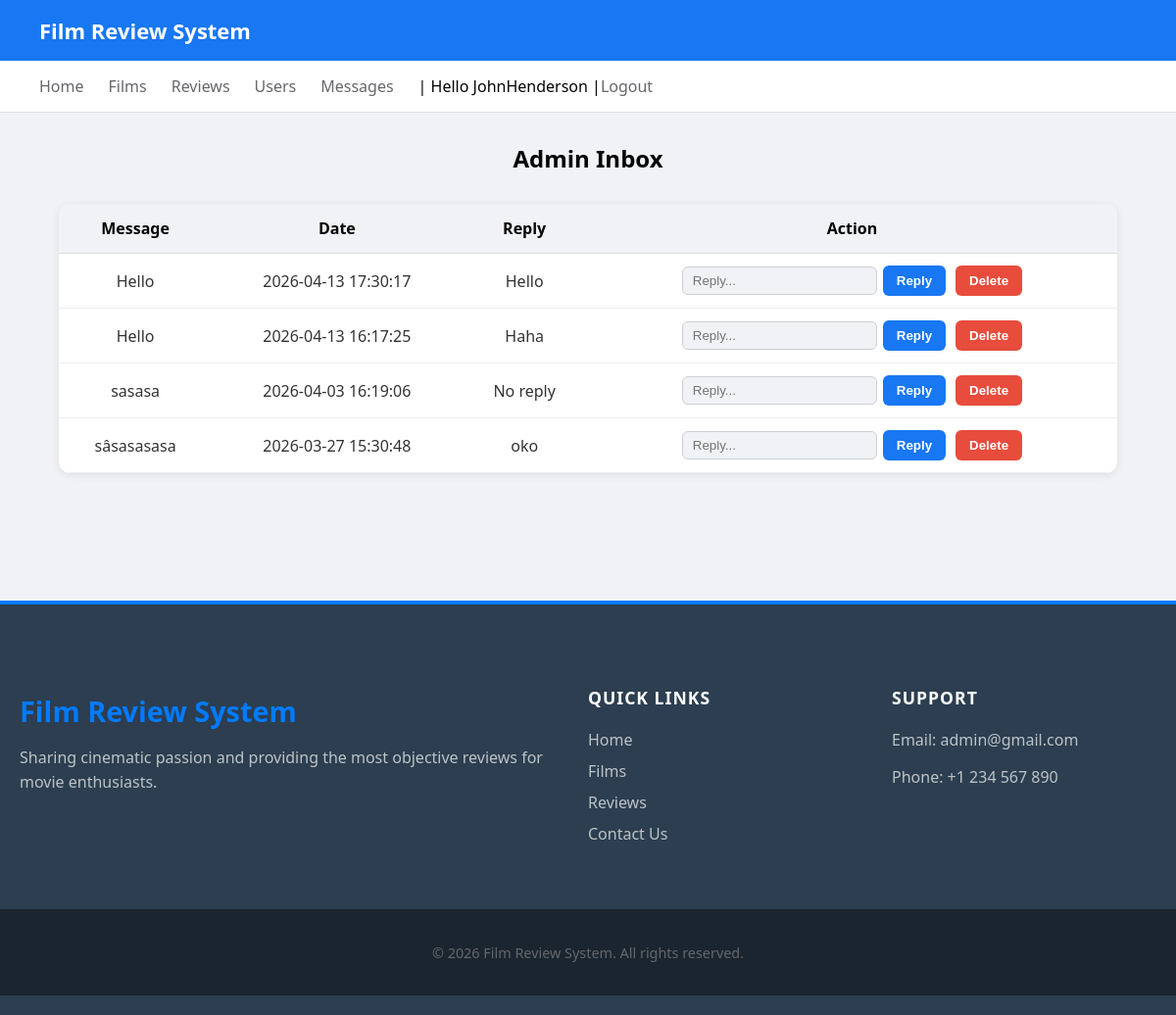
Page /cw/contact/messages.php (signed in) on the committed database.
### tables this page shows
CREATE TABLE `contact` (
  `id` int(11) NOT NULL,
  `username` varchar(255) DEFAULT NULL,
  `message` text DEFAULT NULL,
  `created_at` datetime DEFAULT NULL,
  `reply` text DEFAULT NULL,
  `replied_at` datetime DEFAULT NULL
);

### cw/contact/messages.php (called while the page is built, shortened)
<?php
include '../includes/DatabaseConnection.php';
$sql = 'SELECT * FROM contact ORDER BY created_at DESC';
$messages = $pdo->query($sql);
include '../templates/messages.html.php';
include '../templates/layout.html.php';

### cw/templates/messages.html.php (the view, shortened to what this page needs)
<h2>Admin Inbox</h2>
<table class="user-table">
<tr>
    <th>Message</th>
    <th>Date</th>
    <th>Reply</th>
    <th>Action</th>
</tr>
<?php foreach ($messages as $message): ?>
<tr>
    <td><?= htmlspecialchars($message['message']) ?></td>
    <td><?= $message['created_at'] ?></td>
    <td>
        <?= $message['reply'] ? htmlspecialchars($message['reply']) : 'No reply' ?>
    </td>
    <td>
        <form method="post" action="replymessage.php">
            <input type="text" name="reply" placeholder="Reply..." required>
            <button type="submit">Reply</button>
        </form>
        <form action="deletemessage.php" method="post">
            <button type="submit">Delete</button>
        </form>
    </td>
</tr>
<?php endforeach; ?>
</table>

### cw/style.css (style rules this page uses)
body { font-family: 'Segoe UI', Arial, sans-serif; margin: 0; background: #f0f2f5; color: #050505; display: flex; flex-direction: column; min-height: 100vh; }
h2 { text-align: center; margin-top: 30px; font-size: 24px; color: #050505; }
button, input[type="submit"] { background: #4f8cff; color: white; border: none; padding: 8px 14px; border-radius: 6px; cursor: pointer; font-weight: 600; transition: 0.2s; }
.user-table { width: 90%; margin: 30px auto; border-collapse: separate; border-spacing: 0; background: white; border-radius: 12px; overflow: hidden; box-shadow: 0 2px 8px rgba(0,0,0,0.08); }
.user-table th { background: #f0f2f5; color: #050505; padding: 14px; font-weight: 600; border-bottom: 1px solid #ddd; }
.user-table td { padding: 12px; text-align: center; vertical-align: middle; border-bottom: 1px solid #eee; color: #333; }
.user-table td:last-child { display: flex; justify-content: center; align-items: center; gap: 10px; }
.user-table td form { display: flex; align-items: center; gap: 6px; margin: 0; }
.user-table input[type="text"] { padding: 6px 10px; border-radius: 6px; border: 1px solid #ccd0d5; background: #f0f2f5; }
.user-table td form:first-child button { background: #1877f2; }
.user-table td form:last-child button { background: #e74c3c; }

### rows in the picture
contact: message "Hello", created_at "2026-04-13 17:30:17", reply "Hello"
contact: message "Hello", created_at "2026-04-13 16:17:25", reply "Haha"
contact: message "sasasa", created_at "2026-04-03 16:19:06", shows "No reply"
contact: message "sâsasasasa", created_at "2026-03-27 15:30:48", reply "oko"

### other values in the picture
$_SESSION['user'] "JohnHenderson"
